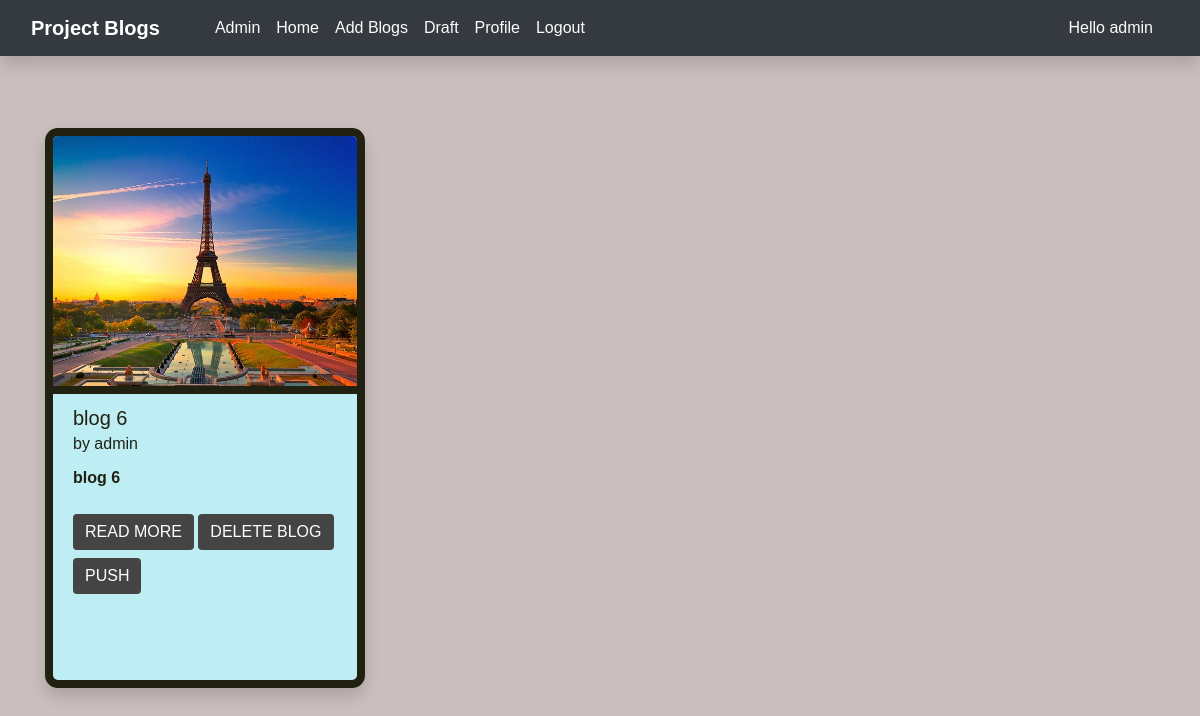
The app's page /draft/ (signed in) with its own data.
### blog/models.py (models this page shows, shortened)
class BlogPost(models.Model):
    title=models.CharField(max_length=255)
    author= models.ForeignKey(User, on_delete=models.CASCADE)
    slug=models.CharField(max_length=130)
    content=models.TextField()
    image = models.ImageField(upload_to="profile_pics", blank=True, null=True)
    dateTime=models.DateTimeField(auto_now_add=True)
    STATUS_CHOICES = (('draft', 'Draft'),('published', 'Published'),)
    status = models.CharField(max_length=10, choices=STATUS_CHOICES, default='draft')

### blog/views.py (the view)
# urls.py: path("draft/", views.viewDraft, name="draft"),
def viewDraft(request):
    posts = BlogPost.objects.filter(status ='draft')
    return render(request, "draft.html", {'posts_draft':posts})

### templates/draft.html (shortened to what this page needs)
{% extends 'base.html' %}
{% block homeactive %} active {% endblock homeactive %}
{% block body %}
<div class="container mt-5 mb-3">
  {% if user.is_superuser %}
  <div class="row">
    {% for post in posts_draft %}
    <div class="col-lg-4 my-4">
      <div class="card shadow" style="width: 20rem; height: 35rem;">
        <img src="/media/{{post.image}}" class="card-img-top" alt="..." height="250px">
        <div class="card-body">
          <h5 class="card-title">{{post.title}} <br><small>by {{post.author}}</small></h5>
          <p class="card-text">{{post.content| truncatechars:50}}</p>
          <a href="/comments/{{post.slug}}" class="btn mt-2 btn-primary">Read More</a>
          <a href="delete_blog_post/{{post.slug}}/" class="btn mt-2 btn-danger">Delete Blog</a>
          <a href="{% url 'push_draft' post.slug %}" class="btn mt-2 btn-success">Push</a>
        </div>
      </div>
    </div>
    {% endfor %}
    {% else %}
    <h3>You are not allowed here!</h3>
  </div>
  {% endif %}
</div>
{% endblock %}

### templates/base.html (shortened to what this page needs)
<!DOCTYPE html>
{% load static %}
<html lang="en">
  <head>
    <link
      href="//maxcdn.bootstrapcdn.com/bootstrap/4.1.1/css/bootstrap.min.css"
      rel="stylesheet"
      id="bootstrap-css"
    />
    <link
      href="https://cdn.jsdelivr.net/npm/bootstrap@5.0.2/dist/css/bootstrap.min.css"
      rel="stylesheet"
    />
    <link
      rel="stylesheet"
      href="https://maxcdn.bootstrapcdn.com/bootstrap/4.0.0/css/bootstrap.min.css"
    /><title>{% block title %} {% endblock %}</title>
    <link rel="stylesheet" href="{% static 'css/styles.css' %}" />
  </head>
  <body>
    <nav class="navbar navbar-expand-lg navbar-dark bg-dark sticky-top shadow">
      <div class="container-fluid">
        <a class="navbar-brand" href="#">Project Blogs</a>
        <div class="collapse navbar-collapse" id="navbarSupportedContent">
          <div class="container mx-3">
            <ul class="navbar-nav me-auto mb-2 mb-lg-0">
              <a class="nav-item nav-link" href="{% url 'admin:index' %}">Admin</a>
              <li class="nav-item ">
                <a
                  class="nav-link {% block homeactive %} {% endblock homeactive %}"
                  aria-current="page"
                  href="{% url 'blogs' %}"
                  >Home</a
                >
              </li>
              {% if user.is_authenticated %}
              <li class="nav-item">
                <a
                  class="nav-link {% block add_blogs_active %} {% endblock add_blogs_active %}"
                  href="{% url 'add_blogs' %}"
                  >Add Blogs</a
                >
              </li>
              <li class="nav-item">
                <a
                  class="nav-link {% block draftactive %} {% endblock draftactive %}"
                  href="/draft/"
                  >Draft</a
                >
              </li>
              <li class="nav-item">
                <a
                  class="nav-link {% block profileactive %} {% endblock profileactive %}"
                  href="{% url 'profile' %}"
                  >Profile</a
                >
              </li>
              <li class="nav-item">
                <a class="nav-link" href="{% url 'logout' %}">Logout</a>
              </li>
              {% endif %}
            </ul>
          </div>
        </div>
        <span class="nav-link" href="#">Hello {{request.user}}</span>
      </div>
    </nav>
    {% block body %} {% endblock %}
  </body>
</html>

### templates/base.html (style rules this page uses)
body { font-family: 'Poppins', sans-serif; font-size: 16px; line-height: 24px; font-weight: 600; color: #212112; background-image: url('https://s3-us-west-2.amazonaws.com/s.cdpn.io/1462889/pat-back.svg'); background-position: center; background-repeat: repeat; background-size: 7%; background-color: #cabebe; overflow-x: hidden; transition: all 200ms linear; }
.nav-link { color: #fdfbfb !important; font-weight: 500; transition: all 200ms linear; }
.nav-item:after { position: absolute; bottom: -5px; left: 0; width: 100%; height: 2px; content: ''; background-color: #8167a9; opacity: 0; transition: all 200ms linear; }
.nav-item { position: relative; transition: all 200ms linear; }

### records on screen
BlogPost: image (picture), title "blog 6", author "admin", content "blog 6"

### other values on screen
{{ request.user }} "admin"
